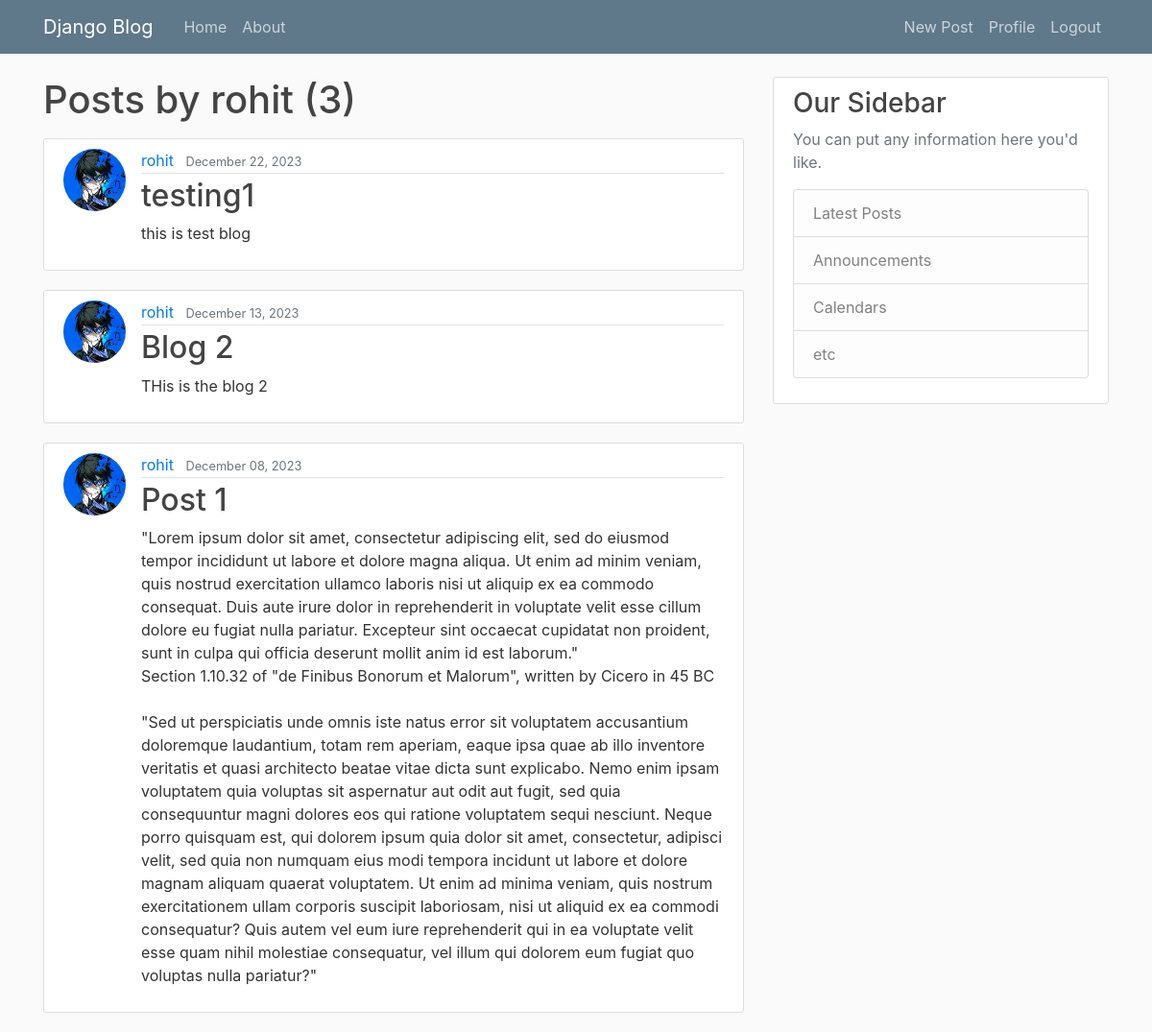
/user/rohit/ (signed in), run on the app's committed database.
### blog/models.py (models this page shows, shortened)
class Post(models.Model):
    title = models.CharField(max_length=100)
    content = models.TextField()
    date_posted = models.DateTimeField(default=timezone.now)
    author = models.ForeignKey(User, on_delete=models.CASCADE)

### users/models.py (models this page shows, shortened)
class Profile(models.Model):
    user = models.OneToOneField(User, on_delete=models.CASCADE)
    image = models.ImageField(default='default.png', upload_to='profile_pic')

### blog/views.py (the view)
# urls.py: path('user/<str:username>/', UserPostListView.as_view(), name='user-posts'),
class UserPostListView(ListView):
    model = Post
    template_name = 'blog/user_posts.html' #<app>/<model>_<viewtype>.html
    context_object_name = 'posts'
    paginate_by = 5
    def get_queryset(self):
        user = get_object_or_404(User, username=self.kwargs.get('username'))
        return Post.objects.filter(author=user).order_by('-date_posted')

### blog/templates/blog/user_posts.html (shortened to what this page needs)
{% extends "blog/base.html" %}
{% block content %}
  <h1 class="mb-3">Posts by {{ view.kwargs.username }} ({{ page_obj.paginator.count }}) </h1>
    {% for post in posts %}
        <article class="media content-section">
          <img class="rounded-circle article-img" src="{{ post.author.profile.image.url }}">
          <div class="media-body">
            <div class="article-metadata">
              <a class="mr-2" href="{% url 'user-posts' post.author.username %}">{{ post.author }}</a>
              <small class="text-muted">{{ post.date_posted|date:"F d, Y" }}</small>
            </div>
            <h2><a class="article-title" href="{% url 'post-detail' post.id %}">{{ post.title }}</a></h2>
            <p class="article-content">{{ post.content }}</p>
          </div>
        </article>
    {% endfor %}
{% endblock content %}

### blog/static/blog/main.css (style rules this page uses)
body { background: #fafafa; color: #333333; margin-top: 5rem; }
h1, h2, h3, h4, h5, h6 { color: #444444; }
.content-section { background: #ffffff; padding: 10px 20px; border: 1px solid #dddddd; border-radius: 3px; margin-bottom: 20px; }
.article-title { color: #444444; }
.article-content { white-space: pre-line; }
.article-img { height: 65px; width: 65px; margin-right: 16px; }
.article-metadata { padding-bottom: 1px; margin-bottom: 4px; border-bottom: 1px solid #e3e3e3 }

### data on the page
Post: author.profile.image (picture), author "rohit", date_posted "December 22, 2023", title "testing1", content "this is test blog"
Post: author.profile.image (picture), author "rohit", date_posted "December 13, 2023", title "Blog 2", content "THis is the blog 2"
Post: author.profile.image (picture), author "rohit", date_posted "December 08, 2023", title "Post 1", content "\"Lorem ipsum dolor sit amet, consectetur adipiscing elit, sed do eiusmod tempor incididunt ut labore et dolore magna aliqua. Ut enim ad minim veniam, quis nostrud exercitation ullamco laboris nisi ut aliquip ex ea commodo consequat. Duis aute irure dolor in reprehenderit in voluptate velit esse cillum dolore eu fugiat nulla pariatur. Excepteur sint occaecat cupidatat non proident, sunt in culpa qui officia deserunt mollit anim id est laborum.\" Section 1.10.32 of \"de Finibus Bonorum et Malorum\", written by Cicero in 45 BC \"Sed ut perspiciatis unde omnis iste natus error sit voluptatem accusantium doloremque laudantium, totam rem aperiam, eaque ipsa quae ab illo inventore veritatis et quasi…"

### other printed values
{{ view.kwargs.username }} "rohit"
{{ page_obj.paginator.count }} "3"
